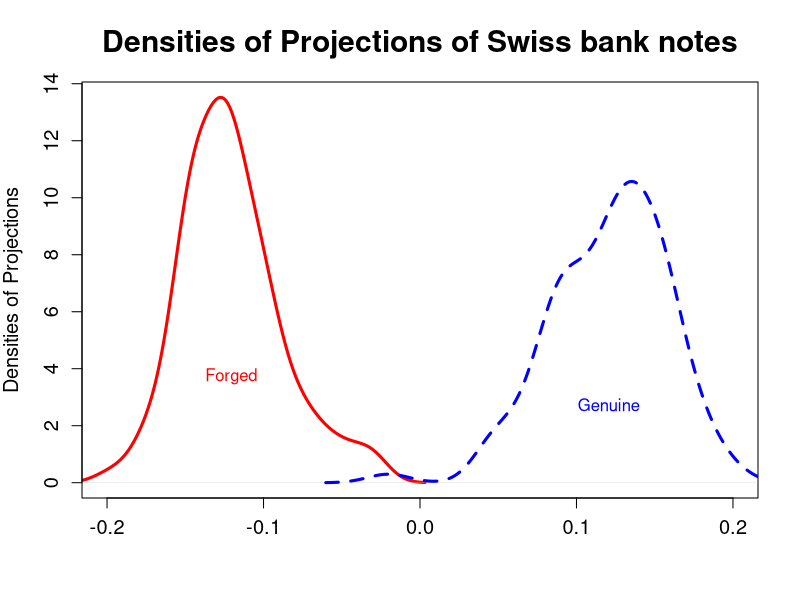

Recreate this plot in R.

# clear all variables
rm(list = ls(all = TRUE))
graphics.off()

# reads the bank data
x = read.table("bank2.dat")

xg  = x[1:100, ]                # Group first 100 observations    
xf  = x[101:200, ]              # Group second 100 observations
mg  = colMeans(xg)              # Determine the mean for the seperate groups and overall sample
mf  = colMeans(xf)
m   = (mg + mf)/2
w   = 100 * (cov(xg) + cov(xf)) # matrix w for within sum-of-squares
d   = mg - mf                   # Difference in means
a   = solve(w) %*% d            # Determine the factors for linear combinations

yg = as.matrix(xg - matrix(m, nrow = 100, ncol = 6, byrow = T)) %*% a  # Discriminant rule for genuine notes
yf = as.matrix(xf - matrix(m, nrow = 100, ncol = 6, byrow = T)) %*% a  # Discriminant rule for forged notes

xgtest = yg
sg = sum(xgtest < 0)            # Number of misclassified genuine notes

xftest = yf                     # Number of misclassified forged notes
sf = sum(xftest > 0)

fg = density(yg)                # density of projection o=f genuine notes
ff = density(yf)                # density of projection of forged notes

# plot
plot(ff, lwd = 3, col = "red", xlab = "", ylab = "Densities of Projections", main = "Densities of Projections of Swiss bank notes", 
    xlim = c(-0.2, 0.2), cex.lab = 1.2, cex.axis = 1.2, cex.main = 1.8)
lines(fg, lwd = 3, col = "blue", lty = 2)
text(mean(yf), 3.72, "Forged", col = "red")
text(mean(yg), 2.72, "Genuine", col = "blue")
